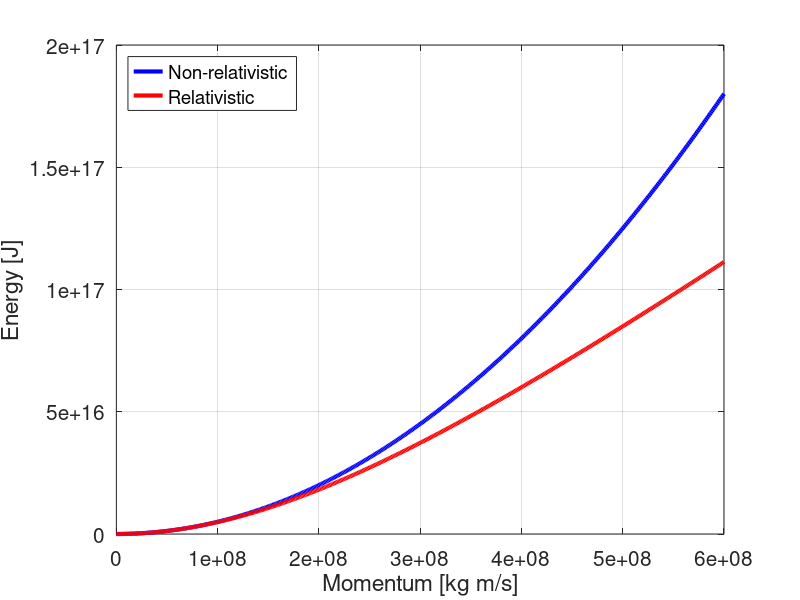
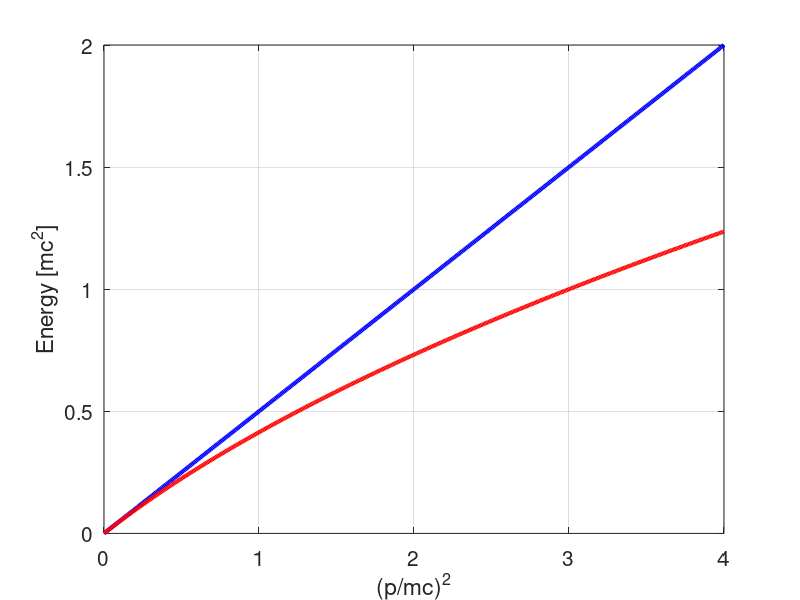
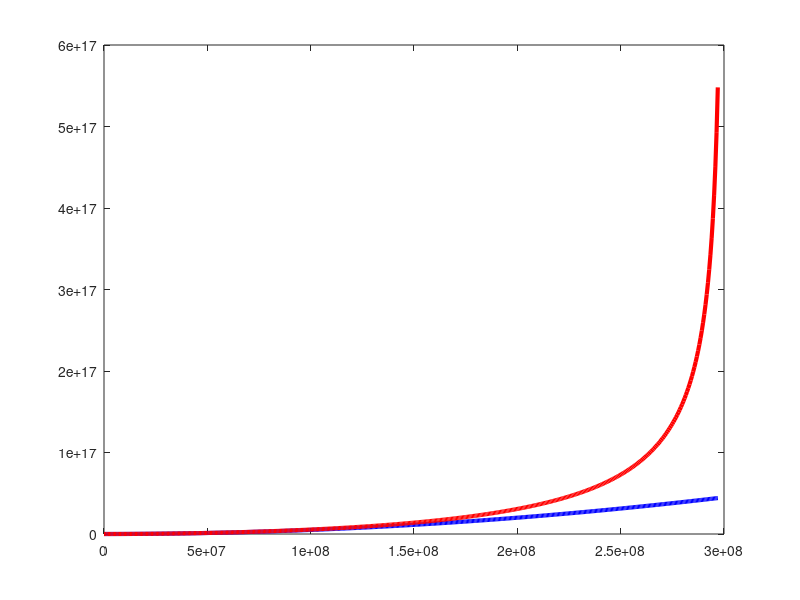

These figures' MATLAB source, in order: (Note: this script raises an error after producing the figures.)
% This script plots the relativistic and non-relativistic kinetic energy 
% functions of momentum and energy. The former is done in two ways - in 
% SI units for an object of 1 kg mass and more genrically with (p/mc)^2 
% as argument and with mc^2 as energy unit.
% 
% 500 points have been use for each of the plots. When the momentum is
% the argument, we have set 2mc as upper limit, while the velocity plot
% goes up to almost c, the speed of light.

% Constants (SI units)
c = 3.00e8;
m = 1;

%
% Plot against momentum - SI
%
% Momentum vector
p = linspace(0, 2*m*c, 500);
% Energy
T_nonrel = p.^2/(2*m);
T_rel = m*c^2*(sqrt(1+p.^2/(m*c)^2)-1);

figure(1)
plot(p, T_nonrel, 'b-', 'linewidth', 3)
hold on
plot(p, T_rel, 'r-', 'linewidth', 3)
hold off
grid on
xlabel('Momentum [kg m/s]')
ylabel('Energy [J]')
legend('Non-relativistic', 'Relativistic', 'location', 'northwest')
set(gca, 'fontsize', 15)

%
% Plot against momentum - generic units
%
% 'Momentum' vector
x = linspace(0, 2^2, 500);
% Energy
T_nonrel = x/2;
T_rel = (sqrt(1+x)-1);

figure(2)
plot(x, T_nonrel, 'b-', 'linewidth', 3)
hold on
plot(x, T_rel, 'r-', 'linewidth', 3)
hold off
grid on
xlabel('(p/mc)^2')
ylabel('Energy [mc^2]')
%legend('Non-relativistic', 'Relativistic', 'location', 'northwest')
set(gca, 'fontsize', 15)

% Plot against velocity
% Velocity vector
v = linspace(0, 0.99*c, 500);
% Energy
T_nonrel = 0.5*m*v.^2;
T_rel = m*c^2*(1./sqrt(1-(v/c).^2)-1);

figure(3)
plot(v, T_nonrel, 'b-', 'linewidth', 3)
hold on
plot(v, T_rel, 'r-', 'linewidth', 3)
xline(c/sqrt(5), 'k--');
hold off
grid on
xlabel('Velocity [m/s]')
ylabel('Energy [J]')
axis([0 c 0 3e17])
legend('Non-relativistic', 'Relativistic', 'location', 'northwest')
set(gca, 'fontsize', 15)
